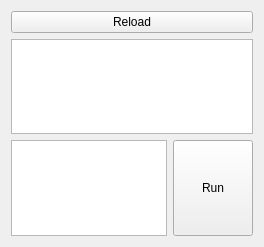
<?xml version="1.0" encoding="UTF-8"?>
<ui version="4.0">
 <class>InspectionTool</class>
 <widget class="QWidget" name="InspectionTool">
  <property name="geometry">
   <rect>
    <x>0</x>
    <y>0</y>
    <width>264</width>
    <height>247</height>
   </rect>
  </property>
  <property name="windowTitle">
   <string>Form</string>
  </property>
  <property name="backgroundColor" stdset="0">
   <string notr="true">background</string>
  </property>
  <layout class="QVBoxLayout" name="verticalLayout">
   <item>
    <widget class="QPushButton" name="reload_button">
     <property name="text">
      <string>Reload</string>
     </property>
    </widget>
   </item>
   <item>
    <widget class="QTreeWidget" name="tree_widget">
     <attribute name="headerVisible">
      <bool>false</bool>
     </attribute>
    </widget>
   </item>
   <item>
    <layout class="QHBoxLayout" name="horizontalLayout">
     <item>
      <widget class="QPlainTextEdit" name="code_editor"/>
     </item>
     <item>
      <widget class="QPushButton" name="run_button">
       <property name="sizePolicy">
        <sizepolicy hsizetype="Minimum" vsizetype="MinimumExpanding">
         <horstretch>0</horstretch>
         <verstretch>0</verstretch>
        </sizepolicy>
       </property>
       <property name="text">
        <string>Run</string>
       </property>
      </widget>
     </item>
    </layout>
   </item>
  </layout>
 </widget>
 <resources/>
 <connections/>
</ui>
